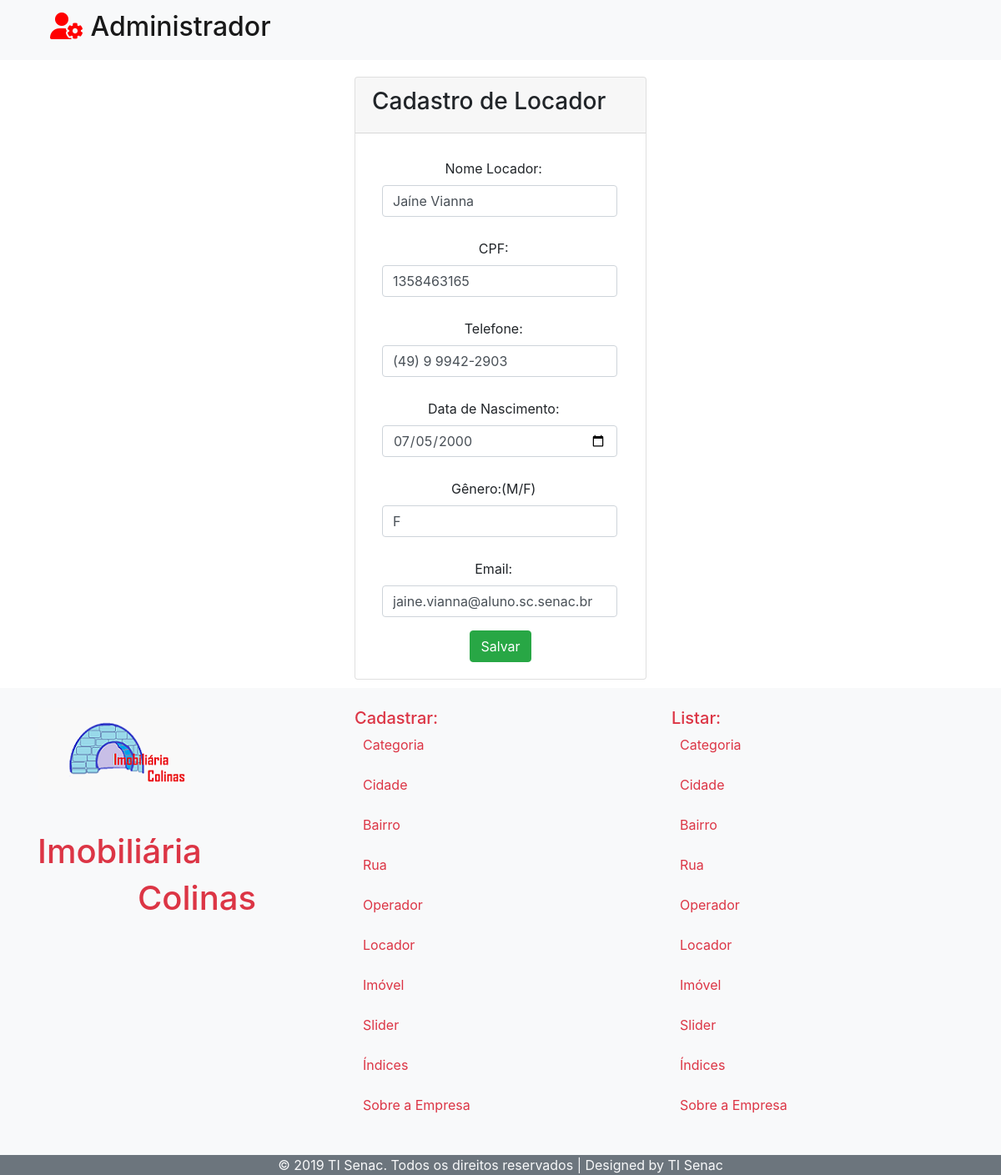
/Locador/alterar/1, run on the app's committed database.
### tables this page shows
CREATE TABLE IF NOT EXISTS `tb_locador` (
  `id_locador` int(11) NOT NULL AUTO_INCREMENT,
  `nome_locador` varchar(50) NOT NULL,
  `cpf` varchar(50) NOT NULL,
  `telefone` varchar(50) NOT NULL,
  `nascimento` varchar(50) NOT NULL,
  `genero` varchar(10) NOT NULL,
  `email` varchar(50) NOT NULL,
  PRIMARY KEY (`id_locador`)
);

### application/controllers/Locador.php (called while the page is built, shortened)
<?php
class Locador extends CI_Controller {
    public function __construct() {
        $this->load->model('Locador_model');
    }
    public function alterar($id) {
        if ($id > 0) {
            $this->form_validation->set_rules('nome_locador', 'nome_locador', 'required');
            $this->form_validation->set_rules('cpf', 'cpf', 'required');
            $this->form_validation->set_rules('telefone', 'telefone', 'required');
            $this->form_validation->set_rules('nascimento', 'nascimento', 'required');
            $this->form_validation->set_rules('genero', 'genero', 'required');
            $this->form_validation->set_rules('email', 'email', 'required');
            if ($this->form_validation->run() == false) {
                $data['locador'] = $this->Locador_model->getOne($id);
                $this->load->view('Administrador/Locador/FormLocador', $data);
                $this->load->view('Administrador/Footer');
            }
        } else {
            redirect('Locador/listar');
        }
    }
}

### index.php (called while the page is built, shortened)
<?php
require_once BASEPATH.'core/CodeIgniter.php';

### application/models/Locador_model.php (called while the page is built, shortened)
<?php
class Locador_model extends CI_Model{
    public function getOne($id){
        $this->db->where('id_locador', $id);
        $query = $this->db->get('tb_locador');
        return $query->row(0);
    }
}

### application/views/Administrador/Locador/FormLocador.php (the view, shortened to what this page needs)
<!DOCTYPE html>
<html>
    <head>
        <link rel="stylesheet" href="https://stackpath.bootstrapcdn.com/bootstrap/4.3.1/css/bootstrap.min.css">
    </head>
    <body>
        <nav class="navbar navbar-light bg-light">
            <div class="container">
                <div class="row col-12">
                    <div class="col-md-4">
                        <a class="navbar-brand" href="<?= $this->config->base_url(); ?>Admin/pagina">
                           <h2> <i class="fas fa-user-cog" style="color: red;"></i>
                               Administrador </h2>
                        </a>
                    </div>
                </div>
            </div>
        </nav>
        <div class="container" style="margin-top: 20px;">
            <div class="row justify-content-md-center">
            <div class="col-4 align-self-center">
                <div class="card">
                <div class="card-header">
                    <h3>Cadastro de Locador</h3>
                </div>
                <div class="card-body">
                    <form action="" method="POST">
                        <div class="form-row text-center">
                            <div class="col-md-11 mb-3">
                                <label for="nome_locador" style="margin-left: 10px; margin-top: 10px"> Nome Locador: </label>
                                <input type="text" name="nome_locador" id="nome_locador" class="form-control" value="<?= (isset($locador)) ? $locador->nome_locador : ''; ?>" style="margin-left: 12px;">
                            </div>
                            <div class="col-md-11 mb-3">
                                <label for="cpf" style="margin-left: 10px; margin-top: 10px"> CPF: </label>
                                <input type="text" name="cpf" id="cpf" class="form-control" value="<?= (isset($locador)) ? $locador->cpf : ''; ?>" style="margin-left: 12px;">
                            </div>
                            <div class="col-md-11 mb-3">
                                <label for="telefone" style="margin-left: 10px; margin-top: 10px"> Telefone: </label>
                                <input type="text" name="telefone" id="telefone" class="form-control" value="<?= (isset($locador)) ? $locador->telefone : ''; ?>" style="margin-left: 12px;">
                            </div>
                            <div class="col-md-11 mb-3">
                                <label for="nascimento" style="margin-left: 10px; margin-top: 10px"> Data de Nascimento: </label>
                                <input type="date" name="nascimento" id="nascimento" class="form-control" value="<?= (isset($locador)) ? $locador->nascimento : ''; ?>" style="margin-left: 12px;">
                            </div>
                            <div class="col-md-11 mb-3">
                                <label for="genero" style="margin-left: 10px; margin-top: 10px"> Gênero:(M/F) </label>
                                <input type="text" name="genero" id="genero" class="form-control" value="<?= (isset($locador)) ? $locador->genero : ''; ?>" style="margin-left: 12px;">
                            </div>
                            <div class="col-md-11 mb-3">
                                <label for="email" style="margin-left: 10px; margin-top: 10px"> Email: </label>
                                <input type="email" name="email" id="email" class="form-control" value="<?= (isset($locador)) ? $locador->email : ''; ?>" style="margin-left: 12px;">
                            </div>
                            <div class="col">
                            <button type="submit" class="btn btn-success" value="Submit">Salvar</button>
                            </div>
                        </div>
                    </form>
                </div>
                </div>
            </div>
            </div>
        </div>
    </body>
</html>

### application/views/Administrador/Locador/FormLocador.php (style rules this page uses)
body { background-size: cover; background-position: center; }
body { background-size: cover; background-image: url('https://www.bing.com/th?id=OIP.Z8wavCrXBj8WmuC6RUrgXgHaFj&pid=Api&rs=1&p=0'); }

### data on the page
tb_locador: nome_locador "Jaíne Vianna", cpf "1358463165", telefone "(49) 9 9942-2903", nascimento "07/05/2000", genero "F", email "jaine.vianna@aluno.sc.senac.br"
